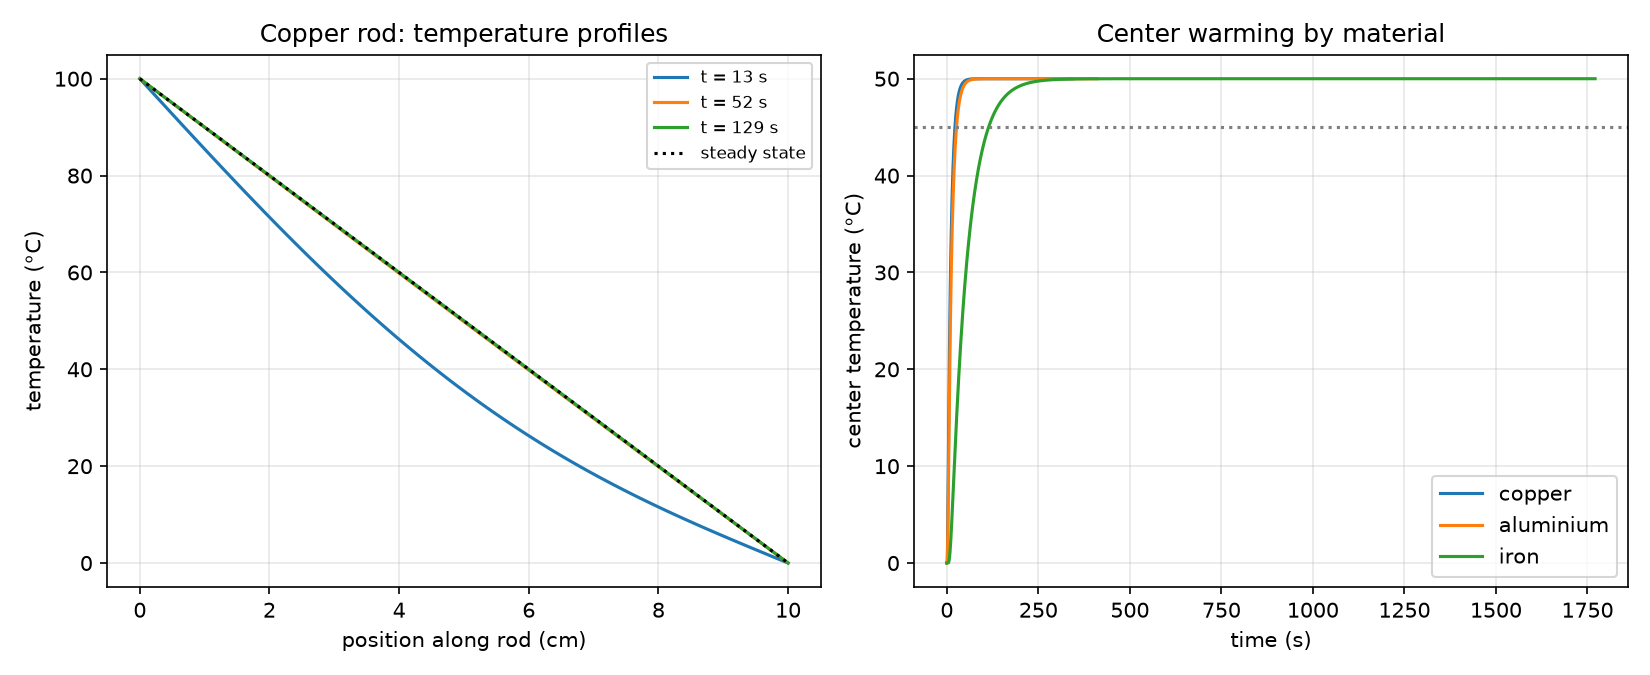

Source code (Python):
# Heat flow -- Codex Vol I, Thermodynamics: Fourier's law q = -k * grad(T)
# (heat equation dT/dt = alpha * d2T/dx2, alpha = k/(rho*c)) with the
# thermal-energy law DQ = m*c*DT as the energy-balance gate.
#
# Setup: 1D rod, left end held at 100 C, right end held at 0 C, interior
# starts at 0 C. Explicit FTCS integration (stability alpha*dt/dx^2 <= 0.5).
#
# Gates:
#   1. Steady state is the exact linear profile; flux q is uniform.
#   2. Transient center temperature matches the analytic Fourier-series
#      solution (50 terms) within 1.5 C at sampled times.
#   3. Energy balance: heat stored in the rod (integral of rho*c*T dx)
#      equals time-integrated net boundary flux (Fourier at both ends)
#      within 2% -- this is DQ = mcDT checked against q = -k grad T.
#   4. Materials order by diffusivity: copper equilibrates fastest,
#      then aluminium, then iron (alpha values from standard tables).

import json

import numpy as np

L = 0.1                      # rod length, m
N = 101
x = np.linspace(0, L, N)
dx = x[1] - x[0]
T_HOT, T_COLD = 100.0, 0.0

# material: (k W/mK, rho kg/m3, c J/kgK)
MATERIALS = {
    "copper": (401.0, 8960.0, 385.0),
    "aluminium": (237.0, 2700.0, 900.0),
    "iron": (80.0, 7870.0, 450.0),
}


def analytic_center(t, alpha, terms=50):
    """Center temperature from the Fourier-series solution."""
    # T(x,t) = T_ss(x) + series; T_ss linear 100 -> 0
    s = 0.0
    for n in range(1, terms + 1):
        # initial deviation from steady state: -T_ss(x)
        bn = (2 / L) * np.trapezoid(
            -T_HOT * (1 - x / L) * np.sin(n * np.pi * x / L), x)
        s += (bn * np.sin(n * np.pi * 0.5)
              * np.exp(-alpha * (n * np.pi / L) ** 2 * t))
    return T_HOT * 0.5 + s


def run_rod(alpha, t_final, safety=0.45):
    dt = safety * dx**2 / alpha
    steps = int(t_final / dt)
    T = np.zeros(N)
    T[0], T[-1] = T_HOT, T_COLD
    r = alpha * dt / dx**2
    snaps, center = {}, []
    snap_times = [t_final * f for f in (0.05, 0.2, 0.5, 1.0)]
    stored_flux = 0.0
    for i in range(steps):
        Tn = T.copy()
        Tn[1:-1] = T[1:-1] + r * (T[2:] - 2 * T[1:-1] + T[:-2])
        T = Tn
        # net influx per unit area: q_in(left) - q_out(right), q=-k dT/dx
        # in alpha form with rho*c = k/alpha: flux/area = -(k) dT/dx
        q_left = -(1.0) * (T[1] - T[0]) / dx      # units of k * C/m
        q_right = -(1.0) * (T[-1] - T[-2]) / dx
        stored_flux += (q_left - q_right) * dt    # k * C * s / m
        t_now = (i + 1) * dt
        center.append((t_now, T[N // 2]))
        for st in snap_times:
            if abs(t_now - st) < dt / 2:
                snaps[round(st, 3)] = T.copy()
    return T, snaps, center, stored_flux, dt


print("=== Gates (copper rod, L = 0.1 m) ===")
k_cu, rho_cu, c_cu = MATERIALS["copper"]
alpha_cu = k_cu / (rho_cu * c_cu)
tau = L**2 / alpha_cu
T_fin, snaps, center, flux_int, dt = run_rod(alpha_cu, 3 * tau)
ss_exact = T_HOT * (1 - x / L)
err_ss = float(np.max(np.abs(T_fin - ss_exact)))
q_prof = -k_cu * np.gradient(T_fin, dx)
q_spread = float((q_prof[5:-5].max() - q_prof[5:-5].min())
                 / abs(q_prof[5:-5].mean()))
g1 = err_ss < 0.5 and q_spread < 0.02
print(f"Gate 1 (steady state linear, uniform flux): max profile err "
      f"{err_ss:.3f} C, flux spread {100 * q_spread:.2f}% -> "
      f"{'PASS' if g1 else 'FAIL'}")

# transient check at t = 0.2 tau
t_chk = 0.2 * tau
_, _, center2, _, _ = run_rod(alpha_cu, t_chk)
num_c = center2[-1][1]
ana_c = analytic_center(t_chk, alpha_cu)
g2 = abs(num_c - ana_c) < 1.5
print(f"Gate 2 (center T at 0.2 tau): numeric {num_c:.2f} C vs series "
      f"{ana_c:.2f} C -> {'PASS' if g2 else 'FAIL'}")

# energy balance at t = tau (mid-transient)
_, _, _, flux_tau, _ = run_rod(alpha_cu, tau)
T_tau, _, _, _, _ = run_rod(alpha_cu, tau)
stored = rho_cu * c_cu * float(np.trapezoid(T_tau, x))   # J/m2
flux_J = k_cu * flux_tau                                  # J/m2
bal = abs(stored - flux_J) / stored
g3 = bal < 0.02
print(f"Gate 3 (DQ = mcDT vs integrated Fourier flux): stored "
      f"{stored:.4g} J/m2, flux {flux_J:.4g} J/m2, diff "
      f"{100 * bal:.2f}% -> {'PASS' if g3 else 'FAIL'}")

print("\n=== Materials: time for the rod center to reach 45 C ===")
# (45 C, not 50: the center tends to exactly 50 C only as t -> infinity,
# since 50 is the steady-state midpoint temperature.)
mat_out = {}
curves = {}
for name, (k, rho, c) in MATERIALS.items():
    alpha = k / (rho * c)
    t45 = None
    _, _, cen, _, _ = run_rod(alpha, 4 * L**2 / alpha)
    curves[name] = cen
    for tt, Tc in cen:
        if Tc >= 45.0:
            t45 = tt
            break
    mat_out[name] = {"k": k, "alpha_m2_s": alpha, "t_center_45C_s": t45}
    print(f"  {name:<10} alpha = {alpha:.3e} m2/s, "
          f"center hits 45 C at t = {t45:.1f} s")
g4 = (mat_out["copper"]["t_center_45C_s"]
      < mat_out["aluminium"]["t_center_45C_s"]
      < mat_out["iron"]["t_center_45C_s"])
print(f"Gate 4 (ordering copper < aluminium < iron) -> "
      f"{'PASS' if g4 else 'FAIL'}")

out = {"model": "1D heat equation (Fourier), FTCS, rod 0.1 m, ends "
                "100 C / 0 C",
       "gates": {"steady_state": bool(g1), "series_match": bool(g2),
                 "energy_balance": bool(g3), "material_order": bool(g4)},
       "materials": mat_out,
       "steady_flux_W_m2": float(abs(q_prof.mean()))}
with open("heat_flow_results.json", "w") as f:
    json.dump(out, f, indent=2)

import matplotlib
matplotlib.use("Agg")
import matplotlib.pyplot as plt

fig, axes = plt.subplots(1, 2, figsize=(11, 4.5))
for st, prof in snaps.items():
    axes[0].plot(x * 100, prof, label=f"t = {st:.0f} s")
axes[0].plot(x * 100, ss_exact, "k:", label="steady state")
axes[0].set_xlabel("position along rod (cm)")
axes[0].set_ylabel("temperature (°C)")
axes[0].set_title("Copper rod: temperature profiles")
axes[0].legend(fontsize=8); axes[0].grid(alpha=0.3)
for name, cen in curves.items():
    tt = np.array([p[0] for p in cen]); Tc = np.array([p[1] for p in cen])
    axes[1].plot(tt, Tc, label=name)
axes[1].axhline(45, color="gray", ls=":")
axes[1].set_xlabel("time (s)"); axes[1].set_ylabel("center temperature (°C)")
axes[1].set_title("Center warming by material")
axes[1].legend(); axes[1].grid(alpha=0.3)
fig.tight_layout()
fig.savefig("heat_flow.png", dpi=150)
print("\nSaved heat_flow_results.json and heat_flow.png")
